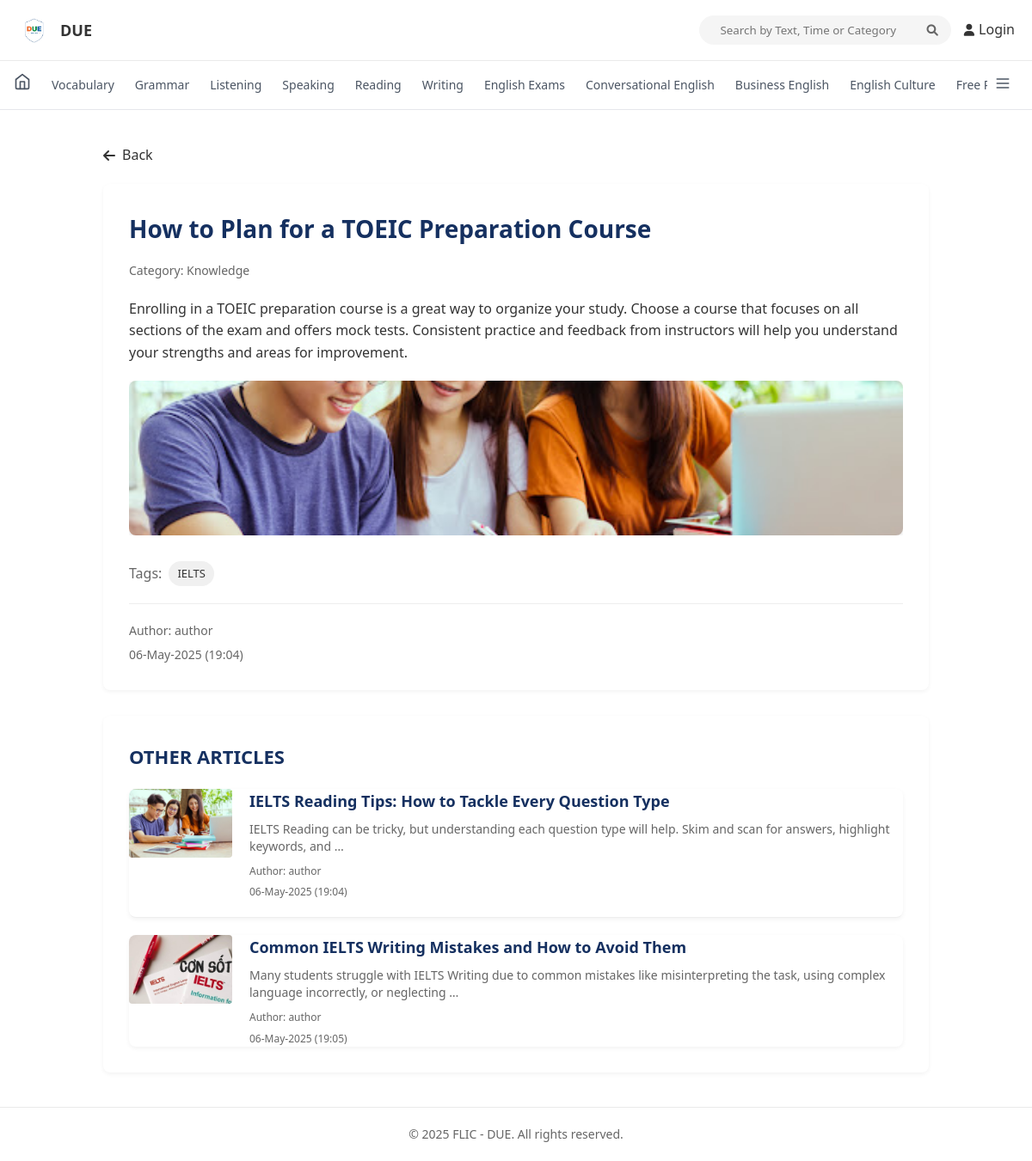
Page /article/31/ on the earlier database version.
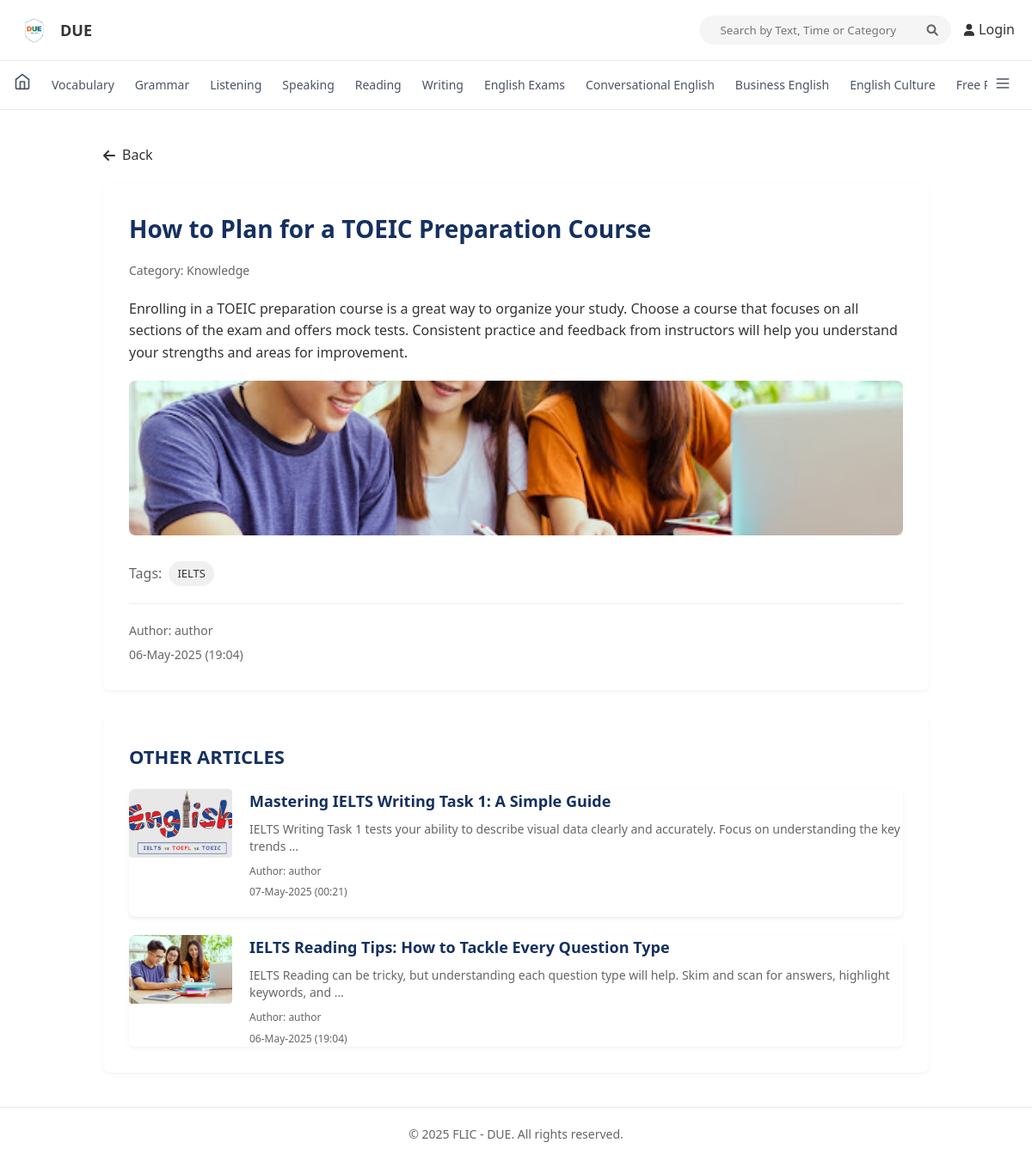
Same page on the later database version.
### cms_api/models.py (models this page shows, shortened)
class Post(models.Model):
    STATUS_CHOICES = (
        ('draft', 'Draft'),
        ('pending', 'Pending'),
        ('published', 'Published'),
        ('reject', 'Rejected'),
        ('planned', 'Planned'),
    )
    title = models.CharField(max_length=200)
    content = models.TextField()
    author = models.ForeignKey(User, on_delete=models.CASCADE, related_name='posts')
    editor = models.ForeignKey(User, on_delete=models.SET_NULL, null=True, blank=True, related_name='edited_posts')
    status = models.CharField(max_length=20, choices=STATUS_CHOICES, default='draft')
    created_at = models.DateTimeField(auto_now_add=True)
    updated_at = models.DateTimeField(auto_now=True)
    published_at = models.DateTimeField(null=True, blank=True)
    categories_name = models.CharField(max_length=100, null=True, blank=True)
    tag = models.CharField(max_length=100, null=True, blank=True)
    image = models.ImageField(upload_to='post_images/', null=True, blank=True)
    file = models.FileField(upload_to='post_files/', null=True, blank=True)

class User(AbstractUser):
    ROLE_CHOICES = (
        ('admin', 'Admin'),
        ('editor', 'Editor'),
        ('author', 'Author'),
        ('user', 'User'),
        ('viewer', 'Viewer'),
    )
    role = models.CharField(max_length=20, choices=ROLE_CHOICES, default='author')
    avatar = models.ImageField(upload_to='avatars/', null=True, blank=True)
    phone_number = models.CharField(max_length=20, null=True, blank=True)
    location = models.CharField(max_length=100, null=True, blank=True)
    profile_summary = models.TextField(null=True, blank=True)
    is_online = models.BooleanField(default=False)
    last_activity = models.DateTimeField(default=timezone.now)

### cms_api/views.py (the view)
# urls.py: path('article/<int:pk>/', views.public_article_detail, name='public_article_detail'),
def public_article_detail(request, pk):
    article = get_object_or_404(Post, pk=pk, status='published')
    related_articles = Post.objects.filter(
        status='published',
        categories_name=article.categories_name
    ).exclude(id=article.id).order_by('-created_at')[:2]
    if related_articles.count() < 2:
        more_articles = Post.objects.filter(
            status='published'
        ).exclude(id=article.id).exclude(
            id__in=[a.id for a in related_articles]
        ).order_by('?')[:2 - related_articles.count()]
        related_articles = list(related_articles) + list(more_articles)
    context = {
        'article': article,
        'related_articles': related_articles,
    }
    return render(request, 'cms_api/public/article_detail.html', context)

### cms_api/templates/cms_api/public/article_detail.html (shortened to what this page needs)
{% extends 'cms_api/public/base.html' %}
{% load static %}
{% block content %}
<div class="article-detail-page">
    <div class="back-link">
        <a href="{% url 'public_home' %}"><i class="fas fa-arrow-left"></i> Back</a>
    </div>
    <article class="article-full">
        <h1 class="article-title">{{ article.title }}</h1>
        <div class="article-category">Category: {{ article.categories_name }}</div>
        <div class="article-content">
            {% if article.content %}
                {{ article.content|linebreaks }}
            {% endif %}
            {% if article.image %}
            <div class="article-image">
                <img src="{{ article.image.url }}" alt="{{ article.title }}" />
            </div>
            {% endif %}
            {% if article.tag %}
            <div class="article-tags">
                <span>Tags:</span>
                {% for tag in article.tag.split %}
                    <a href="#" class="tag">{{ tag }}</a>
                {% endfor %}
            </div>
            {% endif %}
            <div class="article-meta">
                <div class="author">Author: {{ article.author.username }}</div>
                <div class="date">{{ article.created_at|date:"d-M-Y" }} ({{ article.created_at|time:"H:i" }})</div>
            </div>
        </div>
    </article>
    {% if related_articles %}
    <section class="related-articles">
        <h2>OTHER ARTICLES</h2>
        <div class="related-article-list">
            {% for related in related_articles %}
            <div class="related-article article-card" data-category="{{ related.categories_name|lower }}" onclick="window.location.href='{% url 'public_article_detail' related.id %}'">
                <div class="related-article-image">
                    {% if related.image %}
                        <img src="{{ related.image.url }}" alt="{{ related.title }}" />
                    {% else %}
                        <div style="height: 100%; display: flex; align-items: center; justify-content: center; background-color: #f0f0f0;">
                            <i class="fas fa-image" style="font-size: 24px; color: #ccc;"></i>
                        </div>
                    {% endif %}
                </div>
                <div class="related-article-content">
                    <h3>{{ related.title }}</h3>
                    <p class="article-summary">{{ related.content|truncatewords:20 }}</p>
                    <div class="article-meta">
                        <div class="author">Author: {{ related.author.username }}</div>
                        <div class="date">{{ related.created_at|date:"d-M-Y" }} ({{ related.created_at|time:"H:i" }})</div>
                    </div>
                </div>
            </div>
            {% endfor %}
        </div>
    </section>
    {% endif %}
</div>
{% endblock %}

### cms_api/templates/cms_api/public/base.html (shortened to what this page needs)
{% load static %}
<!DOCTYPE html>
<html lang="vi">
<head>
    <link rel="stylesheet" href="{% static 'cms_api/css/public_style.css' %}" />
    <link rel="stylesheet" href="https://cdnjs.cloudflare.com/ajax/libs/font-awesome/6.0.0-beta3/css/all.min.css" />
</head>
<body>
    <div class="public-container">
        <header class="public-header">
            <div class="logo-container">
                <img src="{% static 'cms_api/img/logo.png' %}" alt="DUE Logo" class="logo-image" />
                <span class="logo-text">DUE</span>
            </div>
            <div class="header-actions">
                <form class="search-form" method="get" action="{% url 'search' %}">
                    <div class="search-container">
                        <input type="text" name="search" class="search-input" placeholder="Search by Text, Time or Category" />
                        <button type="submit" class="search-btn header-search-btn"><i class="fas fa-search"></i></button>
                    </div>
                </form>
                <a href="{% url 'login' %}" class="login-btn">
                    <i class="fas fa-user"></i>
                    Login
                </a>
            </div>
        </header>
        <nav class="navbar">
            <div class="navbar-container">
                <div class="navbar-left">
                    <a href="/" class="home-icon">
                        <svg xmlns="http://www.w3.org/2000/svg" width="20" height="20" viewBox="0 0 24 24" fill="none" stroke="currentColor" stroke-width="2" stroke-linecap="round" stroke-linejoin="round">
                            <path d="m3 9 9-7 9 7v11a2 2 0 0 1-2 2H5a2 2 0 0 1-2-2z"></path>
                            <polyline points="9 22 9 12 15 12 15 22"></polyline>
                        </svg>
                    </a>
                    <div class="desktop-nav">
                        <a href="{% url 'vocabulary' %}" class="nav-link">Vocabulary</a>
                        <a href="{% url 'grammar' %}" class="nav-link">Grammar</a>
                        <a href="{% url 'listening' %}" class="nav-link">Listening</a>
                        <a href="{% url 'speaking' %}" class="nav-link">Speaking</a>
                        <a href="{% url 'reading' %}" class="nav-link">Reading</a>
                        <a href="{% url 'writing' %}" class="nav-link">Writing</a>
                        <a href="{% url 'exams' %}" class="nav-link">English Exams</a>
                        <a href="{% url 'conversational' %}" class="nav-link">Conversational English</a>
                        <a href="{% url 'business' %}" class="nav-link">Business English</a>
                        <a href="{% url 'culture' %}" class="nav-link">English Culture</a>
                        <a href="{% url 'resources' %}" class="nav-link">Free Resources</a>
                    </div>
                </div>
                <button id="menu-toggle" class="menu-button">
                    <svg xmlns="http://www.w3.org/2000/svg" width="20" height="20" viewBox="0 0 24 24" fill="none" stroke="currentColor" stroke-width="2" stroke-linecap="round" stroke-linejoin="round">
                        <line x1="4" x2="20" y1="12" y2="12"></line>
                        <line x1="4" x2="20" y1="6" y2="6"></line>
                        <line x1="4" x2="20" y1="18" y2="18"></line>
                    </svg>
                </button>
            </div>
        </nav>
        <main class="public-main">
            {% block content %}{% endblock %}
        </main>
        <footer class="public-footer">
            <p>© {% now "Y" %} FLIC - DUE. All rights reserved.</p>
        </footer>
    </div>
    {% block scripts %}
    <link rel="stylesheet" href="https://cdn.jsdelivr.net/npm/flatpickr/dist/flatpickr.min.css">
    {% endblock %}
</body>
</html>

### cms_api/static/cms_api/css/public_style.css (style rules this page uses)
* { margin: 0; padding: 0; box-sizing: border-box; font-family: "Segoe UI", Tahoma, Geneva, Verdana, sans-serif; }
body { background-color: #f5f5f5; color: #333; }
.public-container { max-width: 1200px; margin: 0 auto; background-color: #fff; min-height: 100vh; display: flex; flex-direction: column; box-shadow: 0 0 10px rgba(0, 0, 0, 0.1); }
.public-header { display: flex; justify-content: space-between; align-items: center; padding: 15px 20px; border-bottom: 1px solid #eaeaea; }
.logo-container { display: flex; align-items: center; }
.logo-image { width: 40px; height: 40px; margin-right: 10px; }
.logo-text { font-size: 18px; font-weight: bold; color: #333; }
.header-actions { display: flex; align-items: center; gap: 15px; }
.search-container { display: flex; align-items: center; background-color: #f5f5f5; border-radius: 20px; overflow: hidden; padding: 0 15px; }
.search-container input { padding: 8px 10px; border: none; outline: none; background-color: transparent; width: 250px; }
.search-btn { background: none; border: none; color: #666; cursor: pointer; }
.login-btn { display: flex; align-items: center; gap: 5px; text-decoration: none; color: #333; font-weight: 500; }
.login-btn i { font-size: 14px; }
.public-main { flex: 1; padding: 20px; }
.article-meta { display: flex; flex-direction: column; gap: 5px; font-size: 14px; color: #666; margin-top: 20px; }
.article-card { background-color: #fff; border-radius: 8px; overflow: hidden; box-shadow: 0 2px 5px rgba(0, 0, 0, 0.05); transition: transform 0.3s ease; cursor: pointer; }
.article-image { height: 180px; overflow: hidden; }
.article-image img { width: 100%; height: 100%; object-fit: cover; }
.public-footer { padding: 20px; text-align: center; border-top: 1px solid #eaeaea; color: #666; font-size: 14px; }
.article-detail-page { max-width: 1000px; margin: 0 auto; padding: 20px; }
.back-link { margin-bottom: 20px; }
.back-link a { display: inline-flex; align-items: center; gap: 8px; color: #333; text-decoration: none; font-weight: 500; }
.article-full { background-color: #fff; border-radius: 8px; padding: 30px; margin-bottom: 30px; box-shadow: 0 2px 5px rgba(0, 0, 0, 0.05); }
.article-title { font-size: 28px; font-weight: 700; color: #153060; margin-bottom: 15px; }
.article-category { font-size: 14px; color: #666; margin-bottom: 20px; }
.article-content { line-height: 1.6; }
.article-content p { margin-bottom: 20px; }
.article-image { margin: 20px 0; }
.article-image img { width: 100%; border-radius: 8px; box-shadow: 0 2px 5px rgba(0, 0, 0, 0.1); }
.article-tags { margin-top: 30px; display: flex; align-items: center; flex-wrap: wrap; gap: 8px; }
.article-tags span { font-weight: 500; color: #666; }
.tag { display: inline-block; padding: 4px 10px; background-color: #f0f0f0; border-radius: 20px; color: #333; text-decoration: none; font-size: 13px; }
.article-meta { margin-top: 20px; padding-top: 20px; border-top: 1px solid #eee; display: flex; justify-content: space-between; color: #666; font-size: 14px; }
.related-articles { background-color: #fff; border-radius: 8px; padding: 30px; box-shadow: 0 2px 5px rgba(0, 0, 0, 0.05); }
.related-articles h2 { font-size: 22px; font-weight: 700; color: #153060; margin-bottom: 20px; }
.related-article-list { display: flex; flex-direction: column; gap: 20px; }
.related-article { display: flex; gap: 20px; padding-bottom: 20px; border-bottom: 1px solid #eee; }
.related-article:last-child { border-bottom: none; padding-bottom: 0; }
.related-article-image { width: 120px; height: 80px; overflow: hidden; border-radius: 4px; }
.related-article-image img { width: 100%; height: 100%; object-fit: cover; }
.related-article-content { flex: 1; }
.related-article-content h3 { font-size: 18px; font-weight: 600; color: #153060; margin-bottom: 8px; }
.related-article-content p { font-size: 14px; color: #666; margin-bottom: 10px; line-height: 1.4; }
.related-article .article-meta { margin-top: 10px; padding-top: 0; border-top: none; font-size: 12px; }

Differences in the rows shown:
removed Post: image (picture), title "Common IELTS Writing Mistakes and How to Avoid Them", content "Many students struggle with IELTS Writing due to common mistakes like misinterpreting the task, using complex language incorrectly, or neglecting …", author.username "author", created_at "06-May-2025", created_at "19:05"
added Post: image (picture), title "Mastering IELTS Writing Task 1: A Simple Guide", content "IELTS Writing Task 1 tests your ability to describe visual data clearly and accurately. Focus on understanding the key trends …", author.username "author", created_at "07-May-2025", created_at "00:21"
